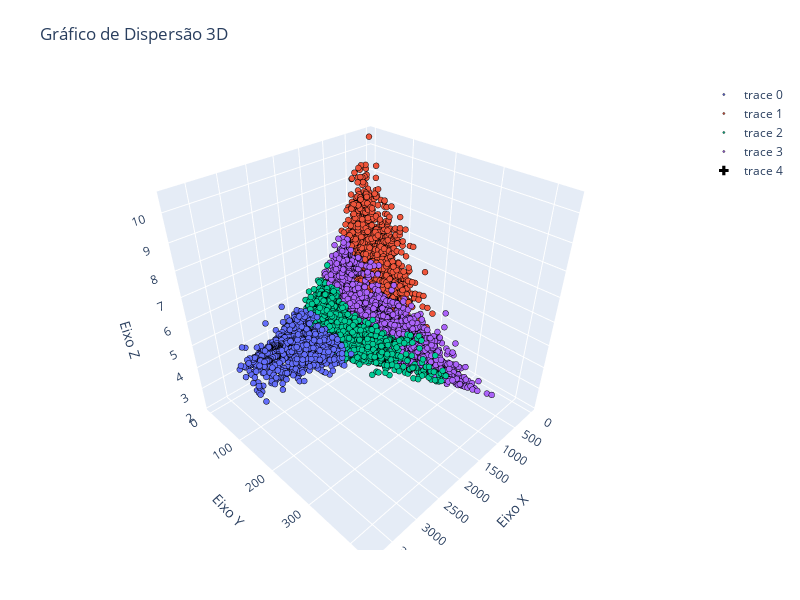

Notebook code for this chart:
### Code cell
scatter1 = go.Scatter3d(
    x=X[y_pred == 0].iloc[:, 0],
    y=X[y_pred == 0].iloc[:, 1],
    z=X[y_pred == 0].iloc[:, -4],
    mode="markers",
    marker=dict(
        size=2, symbol="circle", line=dict(color="rgba(0, 0, 0)", width=0.5)
    ),
)
scatter2 = go.Scatter3d(
    x=X[y_pred == 1].iloc[:, 0],
    y=X[y_pred == 1].iloc[:, 1],
    z=X[y_pred == 1].iloc[:, -4],
    mode="markers",
    marker=dict(
        size=2, symbol="circle", line=dict(color="rgba(0, 0, 0)", width=0.5)
    ),
)
scatter3 = go.Scatter3d(
    x=X[y_pred == 2].iloc[:, 0],
    y=X[y_pred == 2].iloc[:, 1],
    z=X[y_pred == 2].iloc[:, -4],
    mode="markers",
    marker=dict(
        size=2, symbol="circle", line=dict(color="rgba(0, 0, 0)", width=0.5)
    ),
)
scatter4 = go.Scatter3d(
    x=X[y_pred == 3].iloc[:, 0],
    y=X[y_pred == 3].iloc[:, 1],
    z=X[y_pred == 3].iloc[:, -4],
    mode="markers",
    marker=dict(
        size=2, symbol="circle", line=dict(color="rgba(0, 0, 0)", width=0.5)
    ),
)
# centroids X, Y Coordinates can be obtained through kmeans.cluster_centers_
scatter5 = go.Scatter3d(
    x=kmeans.cluster_centers_[:, 0],
    y=kmeans.cluster_centers_[:, 1],
    z=kmeans.cluster_centers_[:, -4],
    mode="markers",
    marker=dict(color="black", symbol="cross"),
)

# Criação da lista de dados
data = [scatter1, scatter2, scatter3, scatter4, scatter5]

layout = go.Layout(
    title="Gráfico de Dispersão 3D",
    scene=dict(
        xaxis_title="Eixo X",
        yaxis_title="Eixo Y",
        zaxis_title="Eixo Z"
    ),
    margin=dict(
        l=50,
        r=50,
        b=50,
        t=80
    ),
    width=800,
    height=600
)

# Criação da figura
fig = go.Figure(data=data, layout=layout)

# Exibição do gráfico
fig.show()

### Figure 1 — Plotly figure (JSON) as saved in the notebook; plotly's stock layout.template omitted (floating-point values rounded to 4 significant figures; data arrays with more than 128 entries replaced by an {"elided": "..."} marker saying what was removed)
{"data": [{"marker": {"line": {"color": "rgba(0, 0, 0)", "width": 0.5}, "size": 2, "symbol": "circle"}, "mode": "markers", "type": "scatter3d", "x": {"elided": "3219 float values"}, "y": {"elided": "3219 float values"}, "z": {"elided": "3219 float values"}}, {"marker": {"line": {"color": "rgba(0, 0, 0)", "width": 0.5}, "size": 2, "symbol": "circle"}, "mode": "markers", "type": "scatter3d", "x": {"elided": "12166 float values"}, "y": {"elided": "12166 float values"}, "z": {"elided": "12166 float values"}}, {"marker": {"line": {"color": "rgba(0, 0, 0)", "width": 0.5}, "size": 2, "symbol": "circle"}, "mode": "markers", "type": "scatter3d", "x": {"elided": "9575 float values"}, "y": {"elided": "9575 float values"}, "z": {"elided": "9575 float values"}}, {"marker": {"line": {"color": "rgba(0, 0, 0)", "width": 0.5}, "size": 2, "symbol": "circle"}, "mode": "markers", "type": "scatter3d", "x": {"elided": "10894 float values"}, "y": {"elided": "10894 float values"}, "z": {"elided": "10894 float values"}}, {"marker": {"color": "black", "symbol": "cross"}, "mode": "markers", "type": "scatter3d", "x": [2449.0, 580.4, 1675.0, 1116.0], "y": [77.77, 43.84, 80.68, 96.82], "z": [4.238, 5.229, 4.08, 4.1]}], "layout": {"height": 600, "margin": {"b": 50, "l": 50, "r": 50, "t": 80}, "scene": {"xaxis": {"title": {"text": "Eixo X"}}, "yaxis": {"title": {"text": "Eixo Y"}}, "zaxis": {"title": {"text": "Eixo Z"}}}, "title": {"text": "Gráfico de Dispersão 3D"}, "width": 800}}
